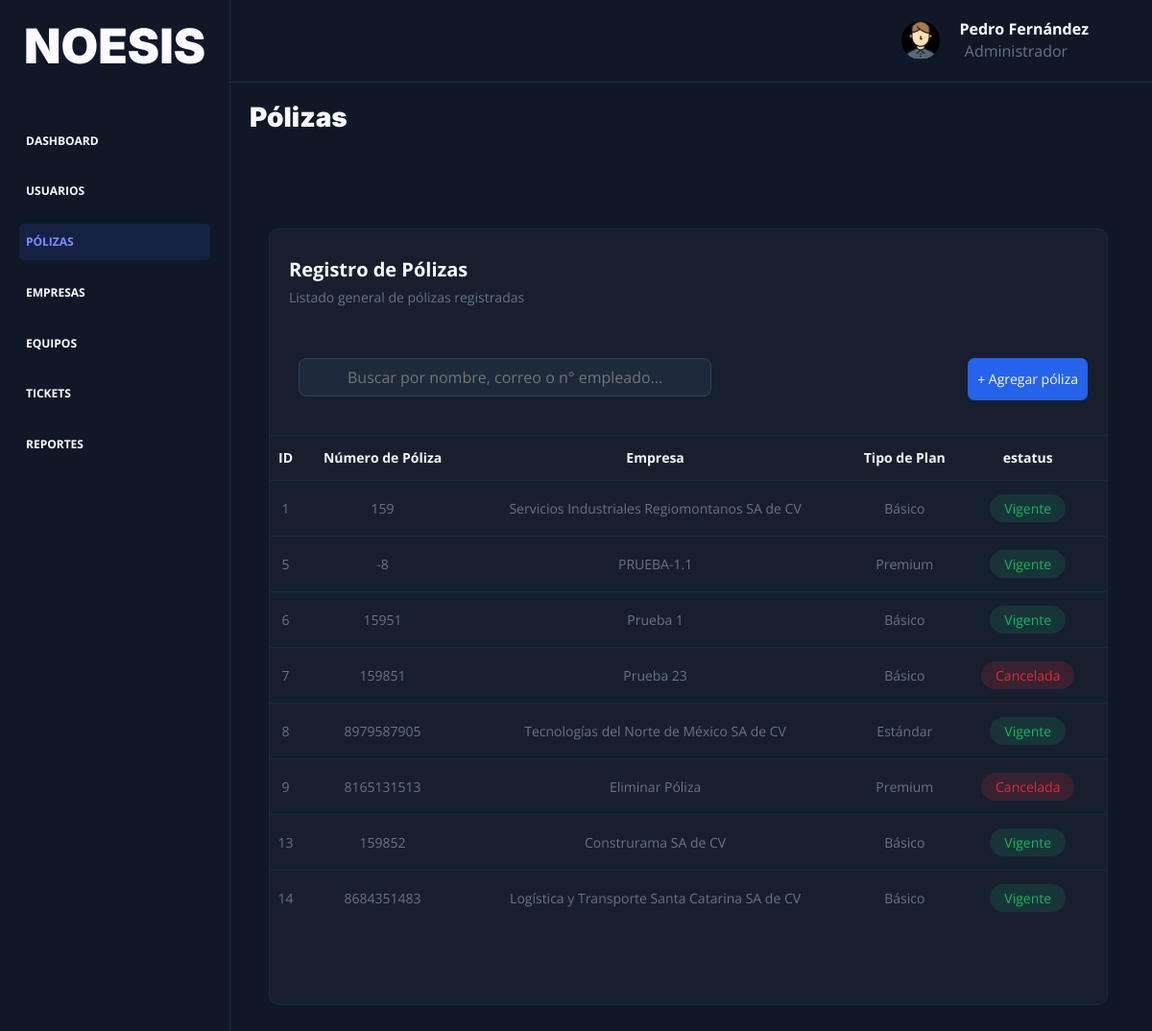
/polizas (signed in), run on the app's committed database.
### tables this page shows
CREATE TABLE `poliza` (
  `id` int NOT NULL AUTO_INCREMENT,
  `id_empresa` int NOT NULL,
  `numero_poliza` varchar(45) NOT NULL,
  `tipo_plan` enum('Básico','Estándar','Premium') NOT NULL,
  `costo` decimal(12,2) NOT NULL,
  `monto_cobertura` decimal(12,2) NOT NULL,
  `poliza_pdf` varchar(255) NOT NULL,
  `periodo` enum('Mensual','Bimestral','Trimestral','Tetramestral','Semestral','Anual') DEFAULT NULL,
  `estatus` enum('Vigente','Finalizada','Cancelada') NOT NULL,
  `fecha_inicio` date DEFAULT NULL,
  `fecha_vencimiento` date DEFAULT NULL,
  PRIMARY KEY (`id`),
  KEY `id_empresa_FK_idx` (`id_empresa`),
  CONSTRAINT `id_poliza_empresa_FK` FOREIGN KEY (`id_empresa`) REFERENCES `empresa` (`id`)
);

CREATE TABLE `empresa` (
  `id` int NOT NULL AUTO_INCREMENT,
  `nombre_fiscal` varchar(100) NOT NULL,
  `rfc` varchar(15) NOT NULL,
  `direccion` varchar(255) NOT NULL,
  `correo` varchar(70) NOT NULL,
  `telefono` varchar(20) NOT NULL,
  `representante_legal` varchar(100) NOT NULL,
  `estatus` enum('Activa','Inactiva','Suspendida') NOT NULL,
  `fecha_alta` datetime NOT NULL,
  PRIMARY KEY (`id`),
  UNIQUE KEY `rfc` (`rfc`)
);

### controllers/PolizaController.php (called while the page is built, shortened)
<?php
class PolizaController {
    public static function polizas(Router $router) {
        $alertas = [];
        $polizas = Poliza::all();
        foreach($polizas as $poliza) {
            $poliza->cargarEmpresa();
        }
        $router->render('dashboard/polizas/polizas',[
            'titulo' => 'Pólizas',
            'polizas' => $polizas,
            'alertas' => $alertas
        ]);
    }
}

### public/index.php (called while the page is built, shortened)
<?php
$router = new Router();
$router->get('/', [LoginController::class, 'Login']);
$router->post('/', [LoginController::class, 'Login']);
$router->get('/recuperar', [LoginController::class, 'recuperar']);
$router->post('/recuperar', [LoginController::class, 'recuperar']);
$router->get('/logout', [LoginController::class, 'logout']);
$router->get('/confirmar-cuenta', [LoginController::class, 'confirmarCuenta']);
$router->post('/confirmar-cuenta', [LoginController::class, 'confirmarCuenta']);
$router->get('/dashboard', [DashboardController::class, 'index']);
$router->get('/usuarios', [UsuariosController::class, 'usuarios']);
$router->get('/usuarios/agregar-trabajador', [UsuariosController::class, 'agregarUsuarioEmpleado']);
$router->post('/usuarios/agregar-trabajador', [UsuariosController::class, 'agregarUsuarioEmpleado']);
$router->post('/usuarios/eliminar-trabajador', [UsuariosController::class, 'eliminarUsuarioEmpleado']);
$router->get('/usuarios/editar-trabajador', [UsuariosController::class, 'editarUsuarioEmpleado']);
$router->post('/usuarios/editar-trabajador', [UsuariosController::class, 'editarUsuarioEmpleado']);
$router->get('/usuarios/agregar-cliente', [UsuariosController::class, 'agregarUsuarioCliente']);
$router->post('/usuarios/agregar-cliente', [UsuariosController::class, 'agregarUsuarioCliente']);
$router->post('/usuarios/eliminar-cliente', [UsuariosController::class, 'eliminarUsuarioCliente']);
$router->get('/usuarios/editar-cliente', [UsuariosController::class, 'editarUsuarioCliente']);
$router->post('/usuarios/editar-cliente', [UsuariosController::class, 'editarUsuarioCliente']);
$router->get('/empresas', [EmpresaController::class, 'empresas']);
$router->get('/empresas/agregar', [EmpresaController::class, 'agregarEmpresa']);
$router->post('/empresas/agregar', [EmpresaController::class, 'agregarEmpresa']);
$router->post('/empresas/eliminar', [EmpresaController::class, 'eliminarEmpresa']);
$router->get('/empresas/editar', [EmpresaController::class, 'editarEmpresa']);
$router->post('/empresas/editar', [EmpresaController::class, 'editarEmpresa']);
$router->get('/polizas', [PolizaController::class, 'polizas']);
$router->get('/polizas/agregar', [PolizaController::class, 'agregarPoliza']);
$router->post('/polizas/agregar', [PolizaController::class, 'agregarPoliza']);
$router->post('/polizas/eliminar', [PolizaController::class, 'eliminarPoliza']);
$router->get('/polizas/editar', [PolizaController::class, 'editarPoliza']);
$router->post('/polizas/editar', [PolizaController::class, 'editarPoliza']);
$router->get('/equipos', [EquipoController::class, 'equipos']);
$router->get('/equipos/agregar', [EquipoController::class, 'agregarEquipo']);
$router->post('/equipos/agregar', [EquipoController::class, 'agregarEquipo']);
$router->post('/equipos/eliminar', [EquipoController::class, 'eliminarEquipo']);
$router->get('/equipos/editar', [EquipoController::class, 'editarEquipo']);
$router->post('/equipos/editar', [EquipoController::class, 'editarEquipo']);
$router->get('/tickets', [TicketController::class, 'tickets']);
$router->get('/tickets/agregar', [TicketController::class, 'agregarTicket']);
$router->post('/tickets/agregar', [TicketController::class, 'agregarTicket']);
$router->get('/tickets/editar', [TicketController::class, 'editarTicket']);
$router->post('/tickets/editar', [TicketController::class, 'editarTicket']);
$router->get('/tickets/detalle', [TicketController::class, 'verDetalleTicket']);
$router->comprobarRutas();

### models/ActiveRecord.php (called while the page is built, shortened)
<?php
class ActiveRecord {
    protected static $db;
    protected static $tabla = '';
    public static function setDB($database) {
        self::$db = $database;
    }
    public static function all() {
        $query = "SELECT * FROM " . static::$tabla;
        $resultado = self::consultarSQL($query);
        return $resultado;
    }
    public static function find($id) {
        $query = "SELECT * FROM " . static::$tabla  ." WHERE id = $id";
        $resultado = self::consultarSQL($query);
        return array_shift( $resultado ) ;
    }
    public static function consultarSQL($query) {
        $resultado = self::$db->query($query);
        $array = [];
        while($registro = $resultado->fetch_assoc()) {
            $array[] = static::crearObjeto($registro);
        }
        return $array;
    }
    protected static function crearObjeto($registro) {
        $objeto = new static;
        foreach($registro as $key => $value ) {
            if(property_exists( $objeto, $key  )) {
                $objeto->$key = $value;
            }
        }
        return $objeto;
    }
}

### models/Poliza.php (called while the page is built, shortened)
<?php
class Poliza extends ActiveRecord {
    public $id_empresa;
    public function __construct($args = []) {
        $this->id_empresa = $args['id_empresa'] ?? null;
    }
    public function cargarEmpresa() {
        $this->empresa = Empresa::find($this->id_empresa);
    }
}

### views/dashboard/polizas/polizas.php (the view, shortened to what this page needs)
<?php include_once __DIR__ . '/../header-dashboard.php'; ?>
<div class="cuerpo-contenedor">
    <h3>Pólizas</h3>
    <div class="contenedor">
        <div class="encabezado-tabla">
            <div class="texto">
                <h4>Registro de Pólizas</h4>
                <p>Listado general de pólizas registradas</p>
            </div>
        </div>
        <div class="contenedor-buscador-agregar">
            <div class="contenedor-buscador">
                <input
                    type="text"
                    class="input-buscador filtro"
                    placeholder="Buscar por nombre, correo o n° empleado..."
                >
            </div>
            <div class="btn-azul btn-agregar">
                <button onclick="window.location.href='/polizas/agregar'">
                    <i class="fa-solid fa-plus"></i> Agregar póliza
                </button>
            </div>
        </div>
        <div class="contenedor-tabla">
            <table class="tabla">
                <thead>
                    <tr>
                        <th>ID</th>
                        <th>Número de Póliza</th>
                        <th>Empresa</th>
                        <th>Tipo de Plan</th>
                        <th>estatus</th>
                        <th>Fecha de Inicio</th>
                    </tr>
                </thead>
                <tbody>
                    <?php foreach($polizas as $poliza): ?>
                        <tr>
                            <td><?php echo $poliza->id; ?></td>
                            <td><?php echo $poliza->numero_poliza; ?></td>
                            <td><?php echo $poliza->empresa->nombre_fiscal ?? 'N/A;'?></td>
                            <td><?php echo $poliza->tipo_plan; ?></td>
                            <td>
                                <?php
                                    $clase = '';
                                    switch($poliza->estatus) {
                                        case 'Vigente':
                                            $clase = 'tabla-bandera-verde';
                                            break;
                                            case 'Cancelada':
                                                $clase = 'tabla-bandera-roja';
                                                break;
                                    }
                                ?>
                                <span class="<?php echo $clase; ?>">
                                    <?php echo $poliza->estatus; ?>
                                </span>
                            </td>
                            <td><?php echo $poliza->fecha_inicio; ?></td>
                        </tr>
                    <?php endforeach; ?>
                </tbody>
            </table>
        </div>
    </div>
</div>
<?php
    include_once __DIR__ . '/../footer-dashboard.php';
?>

### views/dashboard/header-dashboard.php
<div class="dashboard">
    <?php include_once __DIR__ . '/../templates/sidebar.php'; ?>
    <div class="principal">
        <?php include_once __DIR__ . '/../templates/barra.php'; ?>
        <div class="contenido">

### views/templates/sidebar.php (shortened to what this page needs)
<aside class="sidebar">
    <h2>NOESIS</h2>
    <?php
        $rol = $_SESSION['rol'] ?? '';
    ?>
    <nav class="sidebar-nav">
        <a class="<?php echo(str_contains($titulo, 'Dashboard')) ? 'activo' : '' ?>" href="/dashboard">Dashboard</a>
        <?php if(in_array($rol, ['Administrador'])): ?>
            <a class="<?php echo(str_contains($titulo, 'Usuarios')) ? 'activo' : '' ?>" href="/usuarios">Usuarios</a>
            <a class="<?php echo(str_contains($titulo, 'Pólizas')) ? 'activo' : '' ?>" href="/polizas">Pólizas</a>
        <?php endif; ?>
        <?php if(in_array($rol, ['Administrador', 'Técnico'])): ?>
            <a class="<?php echo(str_contains($titulo, 'Empresas')) ? 'activo' : '' ?>" href="/empresas">Empresas</a>
        <?php endif; ?>
        <a class="<?php echo(str_contains($titulo, 'Equipos')) ? 'activo' : '' ?>" href="/equipos">Equipos</a>
        <a class="<?php echo(str_contains($titulo, 'Tickets')) ? 'activo' : '' ?>" href="/tickets">Tickets</a>
        <a class="<?php echo(str_contains($titulo, 'Reportes')) ? 'activo' : '' ?>" href="#">Reportes</a>
    </nav>
</aside>

### views/templates/barra.php (shortened to what this page needs)
<div class="barra">
    <div class="contenedor-perfil-usuario">
        <?php include_once __DIR__ . '/../templates/dropdown-perfil.php'; ?>
    </div>
</div>

### views/templates/dropdown-perfil.php (shortened to what this page needs)
<div class="dropdown">
    <button class="dropdown__btn perfil-usuario" type="button">
        <img src="<?php echo $_SESSION['usuario']['avatar'] ?? '/build/img/dashboard/user-default.png'; ?>" alt="Avatar del usuario">
        <div class="texto-perfil">
            <span class="nombre-usuario"><?php echo $_SESSION['nombre'] ?? 'Sin nombre'; ?></span>
        <span class="tipo-usuario">
            <?php echo $_SESSION['rol']; ?>
            <i class="fa-solid fa-angle-down dropdown__icono"></i>
        </span>
        </div>
    </button>
</div>

### views/dashboard/footer-dashboard.php
        </div>
    </div>
</div>

### Router.php (shortened to what this page needs)
<?php
class Router
{
    public array $getRoutes = [];
    public array $postRoutes = [];
    public function get($url, $fn)
    {
        $this->getRoutes[$url] = $fn;
    }
    public function post($url, $fn)
    {
        $this->postRoutes[$url] = $fn;
    }
    public function comprobarRutas()
    {
        $currentUrl = $_SERVER['PATH_INFO'] ?? '/';
        $method = $_SERVER['REQUEST_METHOD'];
        if ($method === 'GET') {
            $fn = $this->getRoutes[$currentUrl] ?? null;
        } else {
            $fn = $this->postRoutes[$currentUrl] ?? null;
        }
        if ( $fn ) {
            call_user_func($fn, $this);
        } else {
            echo "Página No Encontrada o Ruta no válida";
        }
    }
    public function render($view, $datos = [])
    {
        include_once __DIR__ . "/views/$view.php";
        $contenido = ob_get_clean();
        include_once __DIR__ . '/views/layout.php';
    }
}

### views/layout.php (shortened to what this page needs)
<!DOCTYPE html>
<html lang="es">
<head>
    <link rel="stylesheet" href="/build/vendor/css/sweetalert2.min.css">
    <link rel="stylesheet" href="/build/vendor/css/select2.min.css">
    <link rel="stylesheet" href="/build/vendor/css/flatpickr.min.css">
    <link rel="stylesheet" href="/build/vendor/css/flatpickr-dark.css">
    <link rel="stylesheet" href="/build/css/app.css">
    <link rel="stylesheet" href="https://printjs-4de6.kxcdn.com/print.min.css">
</head>
<body>
    <?php echo $contenido; ?>
</body>
</html>

### data on the page
poliza: id "1", numero_poliza "159", id_empresa.nombre_fiscal "Servicios Industriales Regiomontanos SA de CV", tipo_plan "Básico", estatus "Vigente"
poliza: id "5", numero_poliza "-8", id_empresa.nombre_fiscal "PRUEBA-1.1", tipo_plan "Premium", estatus "Vigente"
poliza: id "6", numero_poliza "15951", id_empresa.nombre_fiscal "Prueba 1", tipo_plan "Básico", estatus "Vigente"
poliza: id "7", numero_poliza "159851", id_empresa.nombre_fiscal "Prueba 23", tipo_plan "Básico", estatus "Cancelada"
poliza: id "8", numero_poliza "8979587905", id_empresa.nombre_fiscal "Tecnologías del Norte de México SA de CV", tipo_plan "Estándar", estatus "Vigente"
poliza: id "9", numero_poliza "8165131513", id_empresa.nombre_fiscal "Eliminar Póliza", tipo_plan "Premium", estatus "Cancelada"
poliza: id "13", numero_poliza "159852", id_empresa.nombre_fiscal "Construrama SA de CV", tipo_plan "Básico", estatus "Vigente"
poliza: id "14", numero_poliza "8684351483", id_empresa.nombre_fiscal "Logística y Transporte Santa Catarina SA de CV", tipo_plan "Básico", estatus "Vigente"

### other printed values
$_SESSION['nombre'] "Pedro Fernández"
$_SESSION['rol'] "Administrador"
